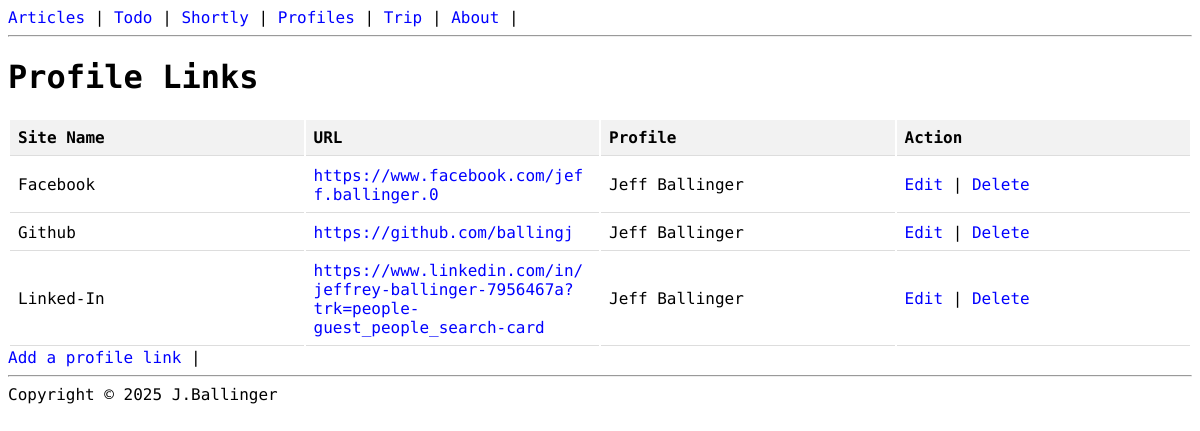
/link_plant/, run on the app's committed database.
### link_plant/models.py (models this page shows, shortened)
class LinkPlant(models.Model):
  text = models.CharField(max_length=100)
  url = models.URLField()
  profile = models.ForeignKey(Profile, on_delete=models.CASCADE, related_name="links")

class Profile(models.Model):
  BG_CHOICES = (
    ('blue', 'Blue'),
    ('gree', 'Green'),
    ('yellow', 'Yellow'),
  )
  name = models.CharField(max_length=100)
  slug = models.SlugField(max_length=100)
  bg_color = models.CharField(max_length=50, choices=BG_CHOICES)

### link_plant/views.py (the view)
# urls.py: path('', LinkPlantListView.as_view(), name="link_plant_list"),
class LinkPlantListView(ListView):
  model = LinkPlant

### templates/link_plant/linkplant_list.html (shortened to what this page needs)
{% extends "base.html" %}
{% block content %}
    <h1>Profile Links</h1>
    <table id="myTable" class="display" style="width:100%">
      <thead>
        <tr>
          <th>Site Name</th>
          <th>URL</th>
          <th>Profile</th>
          <th>Action</th>
        </tr>
      </thead>
      <tbody>
      {% for link_plant in object_list %}
        <tr>
          <td>{{ link_plant.text }}</td>
          <td>
            <a href="{{ link_plant.url }}" target="_blank">{{ link_plant.url }}</a>
          </td>
          <td>{{ link_plant.profile.name}}</td>
          <td>
            <a href="{% url 'link_plant_update' link_plant.id %}">Edit</a> |
            <a href="{% url 'link_plant_delete' link_plant.id %}">Delete</a>
          </td>
        </tr>
      {% endfor %}
      </tbody>
    </table>
    <a href="{% url 'link_plant_create' %}">Add a profile link</a> |
{% endblock content %}

### todo_app/static/styles.css (style rules this page uses)
body { font-family: 'Martian Mono', monospace; }
table { width: 100%; table-layout: fixed; }
th, td { padding: 8px; text-align: left; border-bottom: 1px solid #ddd; word-wrap: break-word; }
th { background-color: #f2f2f2; }
nav a, a { text-decoration: none; color: blue; }

### data on the page
LinkPlant: text "Facebook", url "https://www.facebook.com/jeff.ballinger.0", profile.name "Jeff Ballinger"
LinkPlant: text "Github", url "https://github.com/ballingj", profile.name "Jeff Ballinger"
LinkPlant: text "Linked-In", url "https://www.linkedin.com/in/jeffrey-ballinger-7956467a?trk=people-guest_people_search-card", profile.name "Jeff Ballinger"
